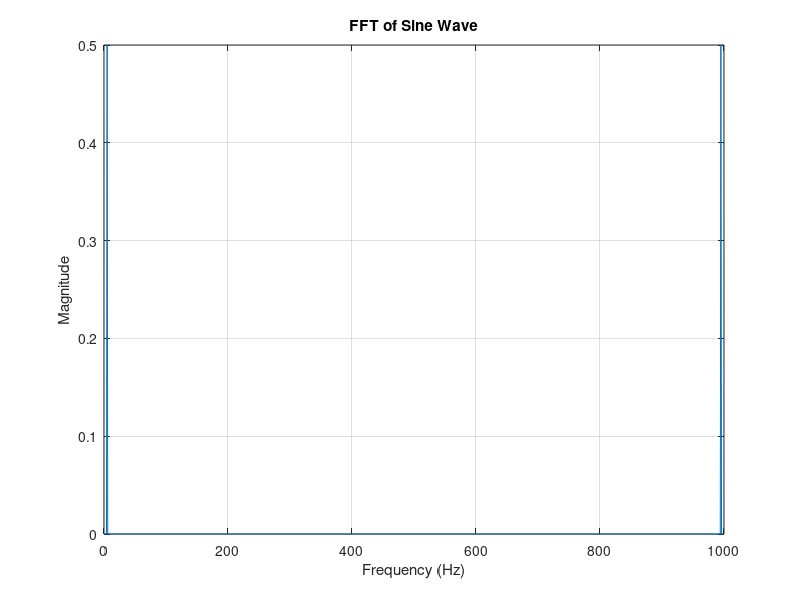

This figure's MATLAB source:
% Fast Fourier Transform (FFT) 

Fs = 1000; % Sampling frequency in Hz

t = 0:1/Fs:1-1/Fs; % Time vector from 0 to 1 second with step size of 1/Fs

f = 5; % Frequency of sine wave in Hz

x = sin(2*pi*f*t); % Generate the sine wave signal

X = fft(x); % Compute the Fast Fourier Transform of the signal

n = length(x); % Length of the signal

f = (0:n-1)*(Fs/n); % Frequency range for the FFT plot

magnitude = abs(X)/n; % Calculate the magnitude of the FFT

plot(f, magnitude); % Plot the magnitude spectrum

title('FFT of Sine Wave'); % Title for the plot

xlabel('Frequency (Hz)'); % Label for x-axis (Frequency in Hz)

ylabel('Magnitude'); % Label for y-axis (Magnitude of the FFT)

grid on;
